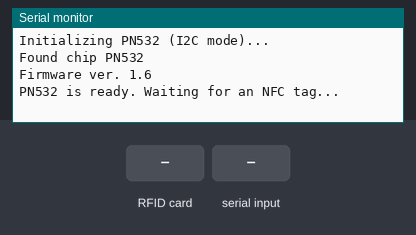
Bench run of a sketch on a simulated Arduino Uno, built with avr-gcc and run on an emulated ATmega328P. Parts: the last lines printed to the serial monitor. The inputs (shaded band) are chosen by the test bench.

Above: at 1.2 s.
1.3 s: RFID card 5E 7A 19 C4 held to the reader
At 2.5 s:
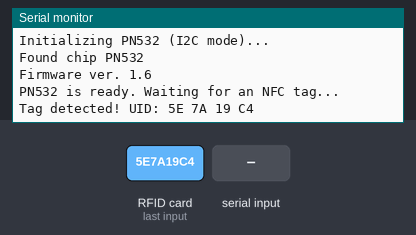
2.8 s: "1" received over the second serial link
At 3.8 s:
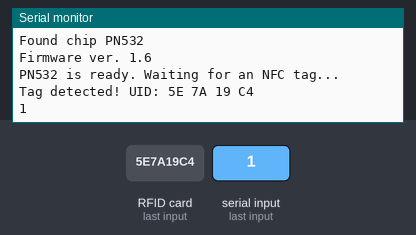

Measured:
- after the input at 1.3 s, the serial monitor: prints a new line at once (image 1)
- after the input at 2.8 s, the serial monitor: prints a new line after 0.53 s (image 2)

The sketch:

arduino_nfc_bluetooth.ino
```cpp
#include <Wire.h>
#include <Adafruit_PN532.h>
#include <SoftwareSerial.h>

// Define PN532 pins for I2C mode
#define PN532_IRQ   2   // Connect PN532 IRQ to Arduino digital pin 2
#define PN532_RESET 3   // Connect PN532 RESET to Arduino digital pin 3

// Create an instance for PN532 using I2C with IRQ and RESET
Adafruit_PN532 nfc(PN532_IRQ, PN532_RESET, &Wire);

// Create a SoftwareSerial instance for the HC-05 Bluetooth
SoftwareSerial BT(10, 11); // RX, TX for HC-05

void setup(void) {
  Serial.begin(115200);
  BT.begin(9600); // HC-05 default baud rate

  Serial.println("Initializing PN532 (I2C mode)...");

  nfc.begin();

  uint32_t versiondata = nfc.getFirmwareVersion();
  if (!versiondata) {
    Serial.println("Didn't find PN53x board; check wiring!");
    while (1); // halt if the PN532 is not found
  }

  Serial.print("Found chip PN5");
  Serial.println((versiondata >> 24) & 0xFF, HEX);
  Serial.print("Firmware ver. ");
  Serial.print((versiondata >> 16) & 0xFF, DEC);
  Serial.print('.');
  Serial.println((versiondata >> 8) & 0xFF, DEC);

  // Configure PN532 to read RFID tags
  nfc.SAMConfig();
  Serial.println("PN532 is ready. Waiting for an NFC tag...");
}

void loop(void) {
  uint8_t uid[7];    // Buffer to store the UID
  uint8_t uidLength; // Length of the UID

  // Read an ISO14443A type tag (NFC tag or phone) using PN532
  if (nfc.readPassiveTargetID(PN532_MIFARE_ISO14443A, uid, &uidLength)) {
    Serial.print("Tag detected! UID: ");
    String uidStr = "";
    for (uint8_t i = 0; i < uidLength; i++) {
      if (uid[i] < 0x10) Serial.print("0");
      Serial.print(uid[i], HEX);
      uidStr += String(uid[i], HEX);
      Serial.print(" ");
    }
    Serial.println();

    // Acknowledge successful scan via Bluetooth
    BT.print("ACK: UID ");
    BT.println(uidStr);

    delay(2000); // Delay to avoid reading the same tag multiple times rapidly
  }

  // (Optional) Echo data between Serial Monitor and HC-05
  if (BT.available()) {
    char c = BT.read();
    Serial.write(c);
  }

  if (Serial.available()) {
    char c = Serial.read();
    BT.write(c);
  }
}
```
